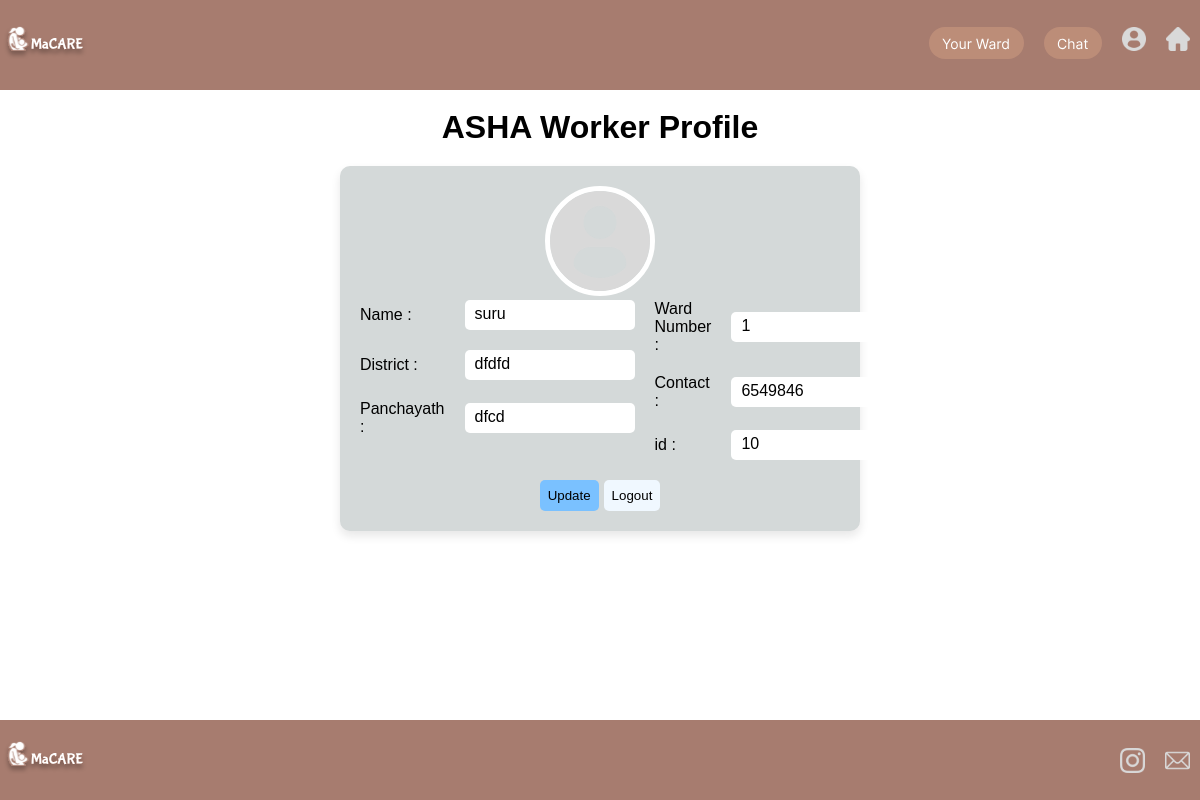
Page /ashaprofile/ (signed in) on the committed database.
### macares/models.py (models this page shows, shortened)
class User(models.Model):
    uid=models.AutoField(primary_key=True)
    email = models.EmailField(unique=True)
    name = models.CharField(max_length=20)
    password = models.CharField(max_length=20)
    age=models.IntegerField(default='10')
    yesno=models.CharField(max_length=3)
    district=models.CharField(max_length=50)
    wardno=models.IntegerField()
    phone=models.IntegerField()
    cmp = models.CharField(max_length=20)
    occupation = models.CharField(max_length=20)
    ashaid = models.IntegerField(default='0')
    lastmen = models.DateField(settings.DATE_FORMAT,default="2002-02-01")
    lastpg = models.DateField(settings.DATE_FORMAT,default="2002-02-01")
    bg = models.CharField(max_length=20,default="A+")

### macares/views.py (the view)
# urls.py: path('ashaprofile/',ashaprofile,name='ashaprofile'),
def ashaprofile(request):
    if 'email' in request.session:
        users = User.objects.get(email=request.session['email'])
        my_dict = {
            'name': users.name,
            'email': users.email,
            'wardno': users.wardno,
            'district': users.district,
            'phone': users.phone,
            'panchayath': users.cmp,
            'rchid': users.uid
        }
        return render(request, 'ashaprofile.html', {'my_dict': my_dict})
    else:
        data = {'status': 'You need to login first'}
        return render(request, 'ashalogin.html', context=data)

### macares/templates/ashaprofile.html (shortened to what this page needs)
{% extends 'baseAsha.html' %} {% block style %}
<link rel="stylesheet" href="../static/css/ashaprofile.css" />
{% endblock %} {% block content %}
<div class="profileasha-wrapper">
  <h1>ASHA Worker Profile</h1>
  <div class="contentWrapper">
    <div class="img-circle text-center mb-3">
      <img src="../static/images/profileIcon .svg" alt="Image" class="shadow" />
    </div>
    <div class="new">
      <div>
        <div class="labelprofile">
          <p>Name :</p>
          <p>{{my_dict.name}}</p>
        </div>
        <div class="labelprofile">
          <p>District :</p>
          <p>{{my_dict.district}}</p>
        </div>
        <div class="labelprofile">
          <p>Panchayath :</p>
          <p>{{my_dict.panchayath}}</p>
        </div>
      </div>
      <div>
        <div class="labelprofile">
          <p>Ward Number :</p>
          <p>{{my_dict.wardno}}</p>
        </div>
        <div class="labelprofile">
          <p>Contact :</p>
          <p>{{my_dict.phone}}</p>
        </div>
        <div class="labelprofile">
          <p>id :</p>
          <p>{{my_dict.rchid}}</p>
        </div>
      </div>
    </div>
    <div style="display: flex; gap: 5px; padding-top: 20px">
      <a href="{% url 'ashaupdate' %}">
        <button class="up">Update</button>
      </a>
      <a href="{% url 'home' %}">
        <button class="can">Logout</button>
      </a>
    </div>
  </div>
</div>
{% endblock %}

### macares/static/css/ashaProfile.css (style rules this page uses)
.profileasha-wrapper { width: 100vw; height: 80vh; display: flex; align-items: center; justify-content: center; flex-direction: column; gap: 20px; margin:0px; }
.labelprofile { display: flex; width: 100%; gap: 20px; align-items: center; justify-content: space-between; }
.labelprofile>:nth-child(2) { min-width: 150px; max-width: 200px; height: 20px; padding: 5px 10px; background-color: rgb(255, 255, 255); border-radius: 5px; }
.contentWrapper { display: flex; align-items: center; flex-direction: column; width: 35vw; height: fit-content; border-radius: 10px; box-shadow: 0 5px 10px rgba(20, 16, 16, 0.1) ; background-color: rgb(212, 217, 217); padding: 20px; }
.new { padding: 0; margin: 0; display: flex; flex-direction: row; justify-content: space-between; width: 100%; }
.new>div { display: flex; flex-direction: column; gap: 20px; width: 45%; }
.up { padding: 8px; background-color: rgb(122, 193, 255); border-radius: 5px; border: none; }
.can { padding: 8px; background-color: aliceblue; border-radius: 5px; border: none; }
.img-circle img { height: 100px; width: 100px; border-radius: 100%; border: 5px solid #fff; }

### macares/static/css/baseAsha.css (style rules this page uses)
* { margin: 0; padding: 0; font-family: sans-serif; }
a { text-decoration: none; }
body { width: 100vw; display: flex; flex-direction: column; align-items: center; padding:0; overflow-x: hidden; }

### macares/templates/ashaprofile.html (style rules this page uses)
.profileasha-wrapper { width: 100vw; height: 80vh; display: flex; align-items: center; justify-content: center; flex-direction: column; gap: 20px; margin: 0px; }
.labelprofile { display: flex; width: 100%; gap: 20px; align-items: center; justify-content: space-between; }
.labelprofile > :nth-child(2) { min-width: 150px; max-width: 200px; height: 20px; padding: 5px 10px; background-color: rgb(255, 255, 255); border-radius: 5px; }
.contentWrapper { display: flex; align-items: center; flex-direction: column; width: 40vw; height: fit-content; border-radius: 10px; box-shadow: 0 5px 10px rgba(20, 16, 16, 0.1); background-color: rgb(212, 217, 217); padding: 20px; }
.new { padding: 0; margin: 0; display: flex; flex-direction: row; justify-content: space-between; width: 100%; gap:20px; }
.new > div { display: flex; flex-direction: column; gap: 20px; width: 70%; }
.up { padding: 8px; background-color: rgb(122, 193, 255); border-radius: 5px; border: none; }
.can { padding: 8px; background-color: aliceblue; border-radius: 5px; border: none; }
.img-circle img { height: 100px; width: 100px; border-radius: 100%; border: 5px solid #fff; }

### rows in the picture
User: name "suru", district "dfdfd", panchayath "dfcd"

### other values in the picture
{{ my_dict.wardno }} "1"
{{ my_dict.phone }} "6549846"
{{ my_dict.rchid }} "10"
